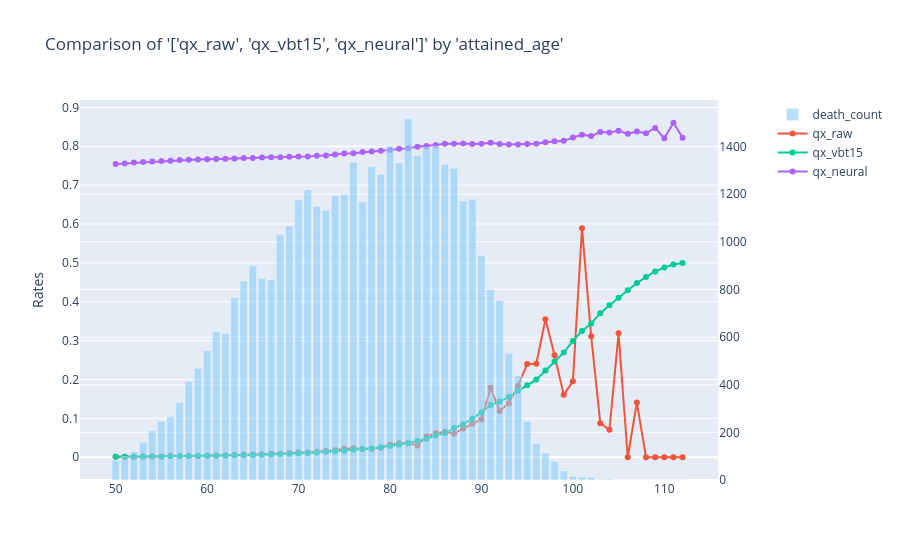

Source (notebook cell):
### Code cell
charters.compare_rates(
    model_data[model_data["insurance_plan"].isin(["UL"])],
    x_axis="attained_age",
    rates=["qx_raw", "qx_vbt15", "qx_neural"],
    weights=["amount_exposed"],
    secondary="death_count",
    y_log=False,
)
